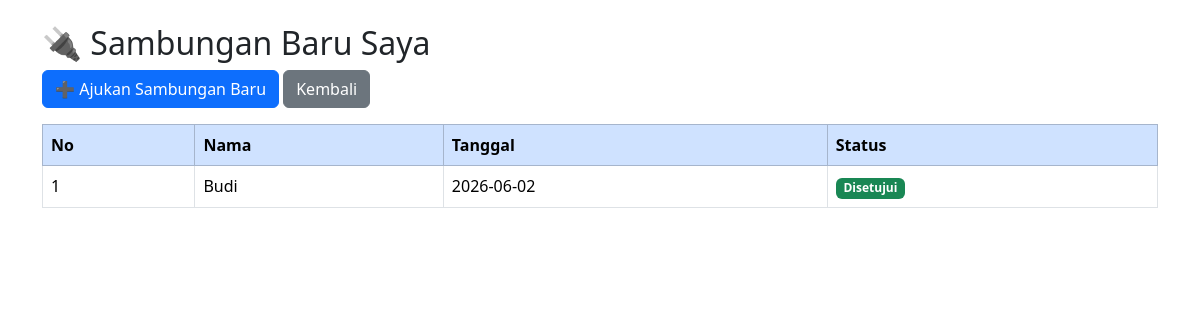
The page /sambungan_saya.php (signed in) on the database its author committed.
### tables this page shows
CREATE TABLE `sambungan_baru` (
  `id` int(11) NOT NULL,
  `nama` varchar(100) DEFAULT NULL,
  `nik` varchar(20) DEFAULT NULL,
  `alamat` text DEFAULT NULL,
  `no_hp` varchar(15) DEFAULT NULL,
  `foto_ktp` varchar(255) DEFAULT NULL,
  `foto_rumah` varchar(255) DEFAULT NULL,
  `tanggal_pengajuan` date DEFAULT NULL,
  `status` enum('menunggu','survey','disetujui','ditolak') DEFAULT 'menunggu'
);

### sambungan_saya.php (the view, shortened to what this page needs)
<?php
include "koneksi.php";
$data = mysqli_query($conn,"
SELECT *
FROM sambungan_baru
WHERE nama = '".$_SESSION['nama']."'
ORDER BY id DESC
");
?>
<!DOCTYPE html>
<html>
<head>
<link href="https://cdn.jsdelivr.net/npm/bootstrap@5.3.3/dist/css/bootstrap.min.css" rel="stylesheet">
</head>
<body>
<div class="container mt-4">
<h2>🔌 Sambungan Baru Saya</h2>
<a href="tambah_sambungan_pelanggan.php"
class="btn btn-primary mb-3">
➕ Ajukan Sambungan Baru
</a>
<a href="dashboard_pelanggan.php"
class="btn btn-secondary mb-3">
Kembali
</a>
<table class="table table-bordered">
<thead class="table-primary">
<tr>
<th>No</th>
<th>Nama</th>
<th>Tanggal</th>
<th>Status</th>
</tr>
</thead>
<tbody>
<?php
$no=1;
while($d=mysqli_fetch_assoc($data))
{
?>
<tr>
<td><?= $no++; ?></td>
<td><?= $d['nama']; ?></td>
<td><?= $d['tanggal_pengajuan']; ?></td>
<td>
<?php
if($d['status']=="menunggu")
{
echo "<span class='badge bg-secondary'>Menunggu</span>";
}
elseif($d['status']=="survey")
{
echo "<span class='badge bg-warning'>Survey</span>";
}
elseif($d['status']=="disetujui")
{
echo "<span class='badge bg-success'>Disetujui</span>";
}
else
{
echo "<span class='badge bg-danger'>Ditolak</span>";
}
?>
</td>
</tr>
<?php } ?>
</tbody>
</table>
</div>
</body>
</html>

### rows shown on the page
sambungan_baru: nama "Budi", tanggal_pengajuan "2026-06-02", status "Disetujui"
